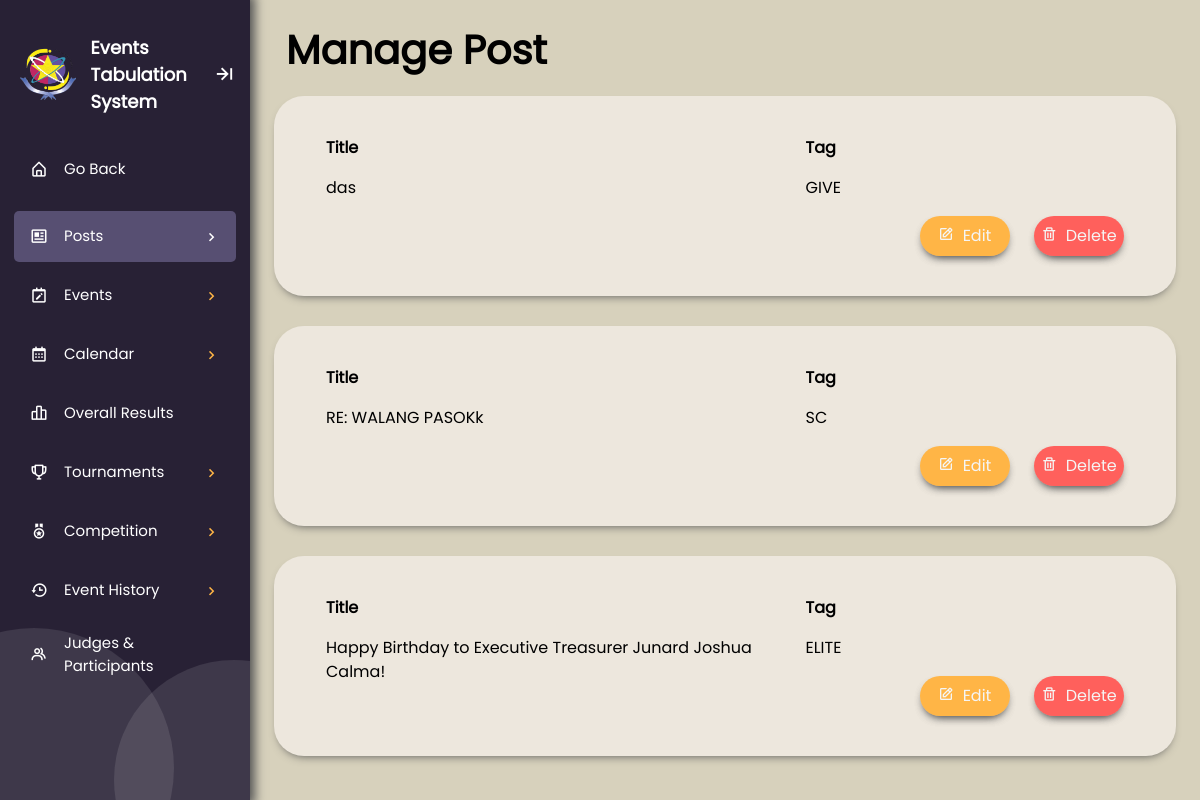
The page /HOM-manage-post.php (signed in) on the database its author committed.
### tables this page shows
CREATE TABLE `post` (
  `post_id` int(11) NOT NULL,
  `post_calendar` date DEFAULT NULL,
  `post_tag` varchar(15) NOT NULL,
  `post_title` varchar(60) NOT NULL,
  `post_description` text NOT NULL,
  `post_cover` text DEFAULT NULL,
  `post_photos` text DEFAULT NULL,
  `post_schedule` datetime NOT NULL
);

### php/HOM-get-posts.php (called while the page is built)
<?php
    $dbname=mysqli_connect("localhost","root","","pupets");
    $post_query = "SELECT * FROM post ORDER BY post_id DESC";
    $get_posts = mysqli_query($dbname, $post_query);
?>

### HOM-manage-post.php (the view, shortened to what this page needs)
<?php
  include './php/HOM-get-posts.php';
?>
<!DOCTYPE html>
<html lang="en">
  <head>
    <link rel="stylesheet" href="./css/theme-mode.css">
    <link rel="stylesheet" href="./css/boxicons.css">
    <link rel="stylesheet" href="./css/responsive.css">
    <link rel="stylesheet" href="./css/sidebar-style.css">
    <link rel="stylesheet" href="./css/bootstrap.css">
    <link rel="stylesheet" href="./css/HOM-manage-post.css">
  </head>
  <body>
    <div class="sidebar open box-shadow">
      <div class="bottom-design">
        <div class="design1"></div>
        <div class="design2"></div>
      </div>
      <div class="logo_details">
        <img src="./pictures/logo.png" alt="student council logo" class="icon logo">
        <div class="logo_name">Events Tabulation System</div>
        <i class="bx bx-arrow-to-right" id="btn"></i>
      </div>
      <div class="wrapper">
        <li class="nav-item top">
          <a href="index.php">
            <i class="bx bx-home-alt"></i>
            <span class="link_name">Go Back</span>
          </a>
        </li>
        <div class="sidebar-content-container">
          <ul class="nav-list">
            <li class="nav-item">
              <a href="#posts" class="menu_btn active">
                <i class="bx bx-news"><i class="dropdown_icon bx bx-chevron-down"></i></i>
                <span class="link_name">Posts
                  <i class="change-icon dropdown_icon bx bx-chevron-right"></i>
                </span>
              </a>
            </li>
            <li class="nav-item">
              <a href="#event_menu" class="menu_btn">
                <i class="bx bx-calendar-edit"><i class="dropdown_icon bx bx-chevron-down"></i></i>
                <span class="link_name">Events
                  <i class="change-icon dropdown_icon bx bx-chevron-right"></i>
                </span>
              </a>
            </li>
            <li class="nav-item">
              <a href="#" class="menu_btn">
                <i class="bx bx-calendar"><i class="dropdown_icon bx bx-chevron-down"></i></i>
                <span class="link_name">Calendar
                  <i class="change-icon dropdown_icon bx bx-chevron-right"></i>
                </span>
              </a>
            </li>
            <li class="nav-item">
              <a href="#overall">
                <i class='bx bx-bar-chart-alt-2'></i>
                <span class="link_name">Overall Results</span>
              </a>
            </li>
            <li class="nav-item">
              <a href="#tournaments" class="menu_btn">
                <i class="bx bx-trophy"><i class="dropdown_icon bx bx-chevron-down"></i></i>
                <span class="link_name">Tournaments
                  <i class="change-icon dropdown_icon bx bx-chevron-right"></i>
                </span>
              </a>
            </li>
            <li class="nav-item">
              <a href="#competition" class="menu_btn">
                <i class="bx bx-medal"><i class="dropdown_icon bx bx-chevron-down"></i></i>
                <span class="link_name">Competition
                  <i class="change-icon dropdown_icon bx bx-chevron-right"></i>
                </span>
              </a>
            </li>
            <li class="nav-item">
              <a href="#event_history" class="menu_btn">
                <i class="bx bx-history"><i class="dropdown_icon bx bx-chevron-down"></i></i>
                <span class="link_name">Event History
                  <i class="change-icon dropdown_icon bx bx-chevron-right"></i>
                </span>
              </a>
            </li>
            <li class="nav-item">
              <a href="#judges_&_participants">
                <i class="bx bx-group"></i>
                <span class="link_name">Judges & <br> Participants</span>
              </a>
            </li>
          </ul>
        </div>
      </div>
    </div>
    <section class="home-section">
      <div class="container-fluid d-flex row justify-content-center m-0">
        <p class="row title">
          Manage Post
        </p>
        <?php
          $row = mysqli_num_rows($get_posts);
          if($row > 0){
            while($count = mysqli_fetch_array($get_posts)){
        ?>
              <div class="row manage-post">
                <div class="col-7">
                  <div class="row data">
                    <p>
                      Title
                    </p>
                  </div>
                  <div class="row data-value">
                    <p>
                      <?php echo $count[3];?>
                    </p>
                  </div>
                </div>
                <div class="col-5">
                  <div class="row data">
                    <p>
                      Tag
                    </p>
                  </div>
                  <div class="row data-value">
                    <p>
                      <?php echo $count[2];?>
                    </p>
                  </div>
                  <div class="row">
                    <div class="col"></div>
                    <div class="col">
                      <a href="HOM-edit-post.php?eec=<?php echo $count[0]?>" class="link-button">
                        <button class="edit">
                          <i class='bx bx-edit'></i>
                          &nbsp;Edit
                        </button>
                      </a>
                    </div>
                    <div class="col">
                      <a href="HOM-manage-post.php?eed=<?php echo $count[0]?>" class="link-button">
                        <button class="delete">
                          <i class='bx bx-trash'></i>
                          &nbsp;Delete
                        </button>
                      </a>
                    </div>
                  </div>
                </div>
              </div>
        <?php
            }
          }
        ?>
      </div>
    </section>
  </body>
</html>

### css/theme-mode.css (style rules this page uses)
:root[data-theme="light"] { --color-sidebar-bg:#282135; --color-sidebar-text: #fff; --color-sidebar-active: #635B81CC; --color-sidebar-subactive: #635B8180; --color-sidebar-hover: #635B8180; --color-sidebar-sublist-1: #FF605C; --color-sidebar-sublist-2: #00CA4E; --color-sidebar-sublist-3: #FFB546; --color-sidebar-sublist-4: #9747FF; --color-sidebar-chevron-icon: #FFB546; --color-shadow: #555; --color-body: #D7D1BC; --color-content-text: #000; --color-content-line: #635B8180; --color-content-card: #EDE7DD; --color-search-show: #FF605C; --color-content-button: #EDE7DD; --color-content-button-line: #635B81; --color-acap: #9747FF; --color-aeces: #A84444; --color-elite: #DF851B; --color-give: #73A9CC; --color-jehra: #D3B692; --color-jmap: #FFBD44; --color-jpia: #CF1659; --color-piie: #16BA9D; }

### css/sidebar-style.css (style rules this page uses)
* { padding: 0%; margin: 0%; box-sizing: border-box; font-family: 'Poppins'; }
body { min-height: 100vh; }
.box-shadow { -webkit-box-shadow: 0 0 10px 5px var(--color-shadow); -moz-box-shadow: 0 0 10px 5px var(--color-shadow); box-shadow: 0 0 10px 5px var(--color-shadow); }
.sidebar { min-height: 100vh; width: 78px; padding: 4px 14px; z-index: 99; background-color: var(--color-sidebar-bg); transition: all .5s ease; position: fixed; top:0; left: 0; overflow: hidden; }
.sidebar.open { width: 250px; }
.sidebar-content-container { height: 65vh; overflow-y: hidden; overflow-x: hidden; }
.wrapper { height: 100%; transition: all .5s ease; }
.sidebar.open .wrapper { transition: all .5s ease; }
ul { padding-left: 0 !important; }
.sidebar .logo_details { height: 60px; display: flex; align-items: center; position: relative; }
.sidebar .logo { height: auto; width: 30%; }
.logo_details { margin-top: 40px; margin-bottom: 40px; }
.sidebar .logo_details .icon { opacity: 0; transition: all 0.5s ease ; }
.sidebar .logo_details .logo_name { color:var(--color-sidebar-text); font-size: 18px; font-weight: 600; opacity: 0; transition: all .5s ease; margin-left: 10px; }
.sidebar.open .logo_details .icon, .sidebar.open .logo_details .logo_name { opacity: 1; }
.sidebar .logo_details #btn { position: absolute; top:50%; right: 0; transform: translateY(-50%); font-size: 23px; text-align: center; cursor: pointer; transition: all .5s ease; }
.sidebar.open .logo_details #btn { text-align: right; }
.sidebar i { color:var(--color-sidebar-text); height: 60px; line-height: 60px; min-width: 50px; font-size: 25px; text-align: center; }
.sidebar .nav-item { position: relative; margin:8px 0; list-style: none; }
.sidebar .nav-item a { display: flex; width: 100%; align-items: center; text-decoration: none; background-color: transparent; position: relative; transition: all .5s ease; z-index: 12; padding: 8px 0; }
.sidebar .nav-item a::after { content: ""; position: absolute; width: 100%; height: 100%; transform: scaleX(0); background-color: var(--color-sidebar-hover); border-radius: 5px; transition: transform 0.3s ease-in-out; transform-origin: left; z-index: -2; }
.sidebar .active { background-color: var(--color-sidebar-active) !important; border-radius: 5px; }
.sidebar .active i, .sidebar .active span { color:var(--color-sidebar-text) !important; }
.sidebar .nav-item a .link_name { color:var(--color-sidebar-text); font-size: 15px; font-weight: 400; white-space: nowrap; pointer-events: auto; display: flex; justify-content: space-between; transition: all 0.4s ease; pointer-events: none; opacity: 0; }
.sidebar .nav-item a span .dropdown_icon { position: absolute; margin-left: 55%; margin-top: -5.5px; color: var(--color-sidebar-chevron-icon); }
.sidebar.open .nav-item a .link_name { opacity: 1; pointer-events: auto; cursor: pointer; }
.sidebar .nav-item i { height: 35px; line-height: 35px; font-size: 18px; border-radius: 5px; }
.home-section { position: relative; background-color: var(--color-body); min-height: 100vh; top:0; left:78px; width: calc(100% - 78px); transition: all .5s ease; z-index: 2; }
.sidebar.open ~ .home-section { left:250px; width: calc(100% - 250px); }
.sidebar-content-container { direction: ltr; }
.nav-list { direction: ltr; }
.bottom-design { position: absolute; display: flex; align-items: end; height: 100%; }
.design1 { position: absolute; background-color: white; padding: 140px; opacity: 10%; border-radius: 100%; bottom: -13%; left: -120px; }
.design2 { position: absolute; background-color: white; padding: 120px; opacity: 10%; border-radius: 100%; bottom: -12%; left: 100px; }

### rows shown on the page
post: post_title "das", post_tag "GIVE"
post: post_title "RE: WALANG PASOKk", post_tag "SC"
post: post_title "Happy Birthday to Executive Treasurer Junard Joshua Calma!", post_tag "ELITE"
